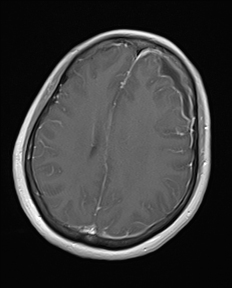
#> input picture data/empyema/bacterial-meningitis-with-subdural-empyema-and-acute-lacunar-infarcts.jpeg, 232 x 288 px, found by its file name; its folder holds only this picture in this run
$ python preprocess.py
#> lines starting #> are read from the running program, lines starting #| are printed output that depends on the picture
import os
import cv2
import numpy as np
from tqdm import tqdm # Install this: pip install tqdm (it shows a progress bar)

RAW_DATA_DIR = "data/raw"
EMPYEMA_DIR = "data/empyema"
PROCESSED_DIR = "data/processed"
IMG_SIZE = 224

def augment_image(img):
    """Creates variations of an image to help with small datasets."""
    aug_images = []
    aug_images.append(cv2.flip(img, 1)) # Horizontal Flip

    # Rotate slightly
    rows, cols = img.shape
    M = cv2.getRotationMatrix2D((cols/2, rows/2), 15, 1) # 15 degree rotation
    aug_images.append(cv2.warpAffine(img, M, (cols, rows)))

    # Brightness adjustment
    aug_images.append(cv2.convertScaleAbs(img, alpha=1.2, beta=10))

    return aug_images

def process_and_save():
    # 1. Clean up and create folders
    categories = ['pituitary', 'no_tumor', 'meningioma', 'glioma', 'empyema']
    for cat in categories:
        os.makedirs(os.path.join(PROCESSED_DIR, cat), exist_ok=True)

    print("🚀 Starting Preprocessing...")

    # 2. Process the Kaggle Folders (Training & Testing)
    for root, dirs, files in os.walk(RAW_DATA_DIR):
        for file in files:
            if file.lower().endswith(('.png', '.jpg', '.jpeg')):
                img_path = os.path.join(root, file)

                # Figure out the category from the folder name
                category = "no_tumor"
                if "pituitary" in root.lower(): category = "pituitary"
                elif "meningioma" in root.lower(): category = "meningioma"
                elif "glioma" in root.lower(): category = "glioma"

                img = cv2.imread(img_path, cv2.IMREAD_GRAYSCALE)
                if img is not None:
                    img = cv2.resize(img, (IMG_SIZE, IMG_SIZE))
                    save_name = f"{category}_{file.split('.')[0]}.npy"
                    np.save(os.path.join(PROCESSED_DIR, category, save_name), img/255.0)

    # 3. Process & AUGMENT Empyema (The special part)
    print("✨ Augmenting Empyema samples...")
    empyema_files = [f for f in os.listdir(EMPYEMA_DIR) if f.lower().endswith(('.png', '.jpg', '.jpeg'))]

    for i, file in enumerate(empyema_files):
        img_path = os.path.join(EMPYEMA_DIR, file)
        img = cv2.imread(img_path, cv2.IMREAD_GRAYSCALE)
#> img is the input picture: shape (288, 232); min 3, max 255, mean 58.9

        if img is not None:
            img = cv2.resize(img, (IMG_SIZE, IMG_SIZE))
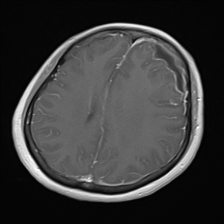
#> img: shape (224, 224); min 3, max 255, mean 58.8
            # Save original
            np.save(os.path.join(PROCESSED_DIR, 'empyema', f"emp_orig_{i}.npy"), img/255.0)

            # Save 10 augmented versions for every 1 original image
            for j in range(10):
                # Create a variation
                M = cv2.getRotationMatrix2D((IMG_SIZE/2, IMG_SIZE/2), np.random.randint(-20, 20), 1)
                aug_img = cv2.warpAffine(img, M, (IMG_SIZE, IMG_SIZE))
                if np.random.rand() > 0.5: aug_img = cv2.flip(aug_img, 1)

                np.save(os.path.join(PROCESSED_DIR, 'empyema', f"emp_aug_{i}_{j}.npy"), aug_img/255.0)
#> this loop made 10 passes
#> pass 1, in process_and_save, `aug_img = cv2.warpAffine(img, M, (IMG_SIZE, IMG_SIZE))`:
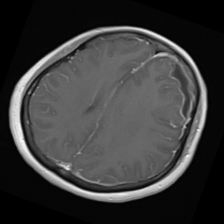
#> aug_img: shape (224, 224); min 0, max 252, mean 58.2
#> pass 1, in process_and_save, `if np.random.rand() > 0.5: aug_img = cv2.flip(aug_img, 1)`:
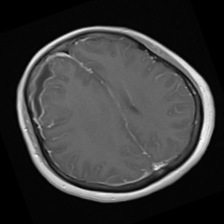
#> aug_img: shape (224, 224); min 0, max 252, mean 58.2
#> pass 2, in process_and_save, `aug_img = cv2.warpAffine(img, M, (IMG_SIZE, IMG_SIZE))`:
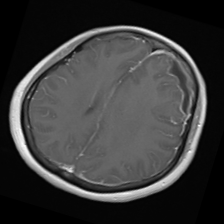
#> aug_img: shape (224, 224); min 0, max 253, mean 58.3
#> pass 2, in process_and_save, `if np.random.rand() > 0.5: aug_img = cv2.flip(aug_img, 1)`:
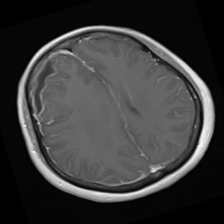
#> aug_img: shape (224, 224); min 0, max 253, mean 58.3

    print(f"✅ Finished! Check {PROCESSED_DIR}")
#| ✅ Finished! Check data/processed

if __name__ == "__main__":
    process_and_save()

$ run again, on data/empyema/subdural-empyema (1)_crescentic_debug.png
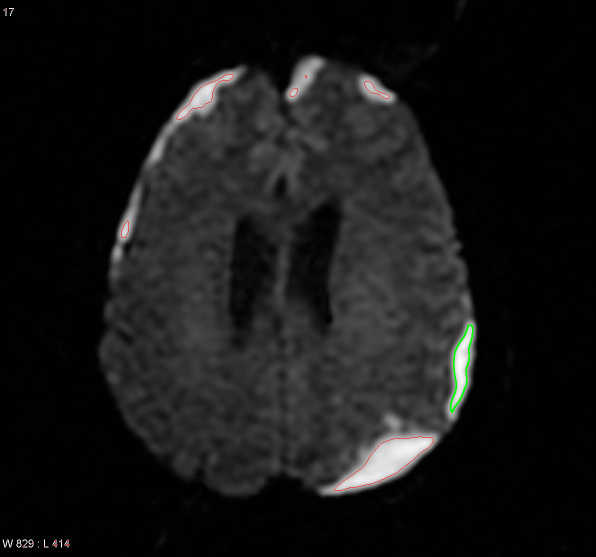
#> input picture data/empyema/subdural-empyema (1)_crescentic_debug.png, 1191 x 1114 px, found by its file name (shown at 1/2 size)
#> in process_and_save, `img = cv2.resize(img, (IMG_SIZE, IMG_SIZE))`:
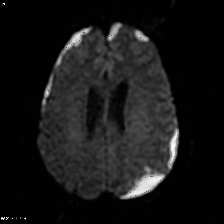
#> img: shape (224, 224); min 0, max 255, mean 22.7
#> the loop in process_and_save, `for j in range(10):` made 10 passes
#> pass 2, in process_and_save, `if np.random.rand() > 0.5: aug_img = cv2.flip(aug_img, 1)`:
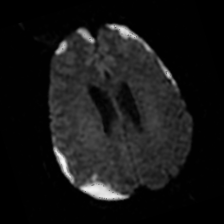
#> aug_img: shape (224, 224); min 0, max 251, mean 22.5
#| ✅ Finished! Check data/processed

$ run again, on data/empyema/subdural-empyema-1 (1).jpg
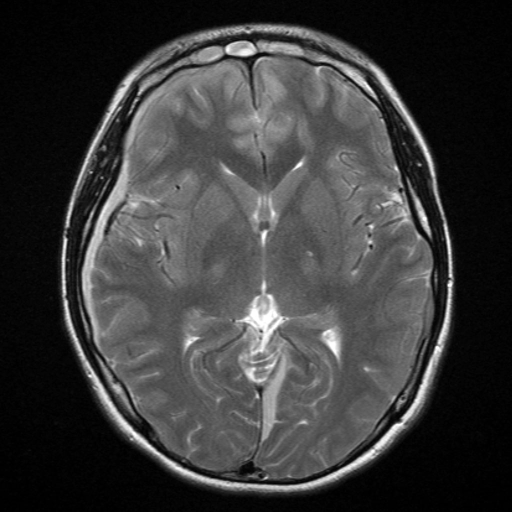
#> input picture data/empyema/subdural-empyema-1 (1).jpg, 1024 x 1024 px, found by its file name (shown at 1/2 size)
#> in process_and_save, img is the input picture: shape (1024, 1024); min 0, max 255, mean 58.3
#> img: shape (224, 224)
#> the loop in process_and_save, `for j in range(10):` made 10 passes
#> pass 1, in process_and_save, `aug_img = cv2.warpAffine(img, M, (IMG_SIZE, IMG_SIZE))`:
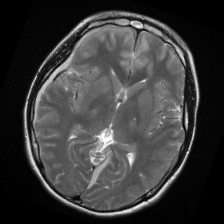
#> aug_img: shape (224, 224); min 0, max 255, mean 57.9
#> pass 2, in process_and_save, `if np.random.rand() > 0.5: aug_img = cv2.flip(aug_img, 1)`:
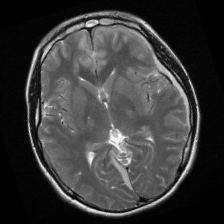
#> aug_img: shape (224, 224); min 0, max 255, mean 58
#| ✅ Finished! Check data/processed
